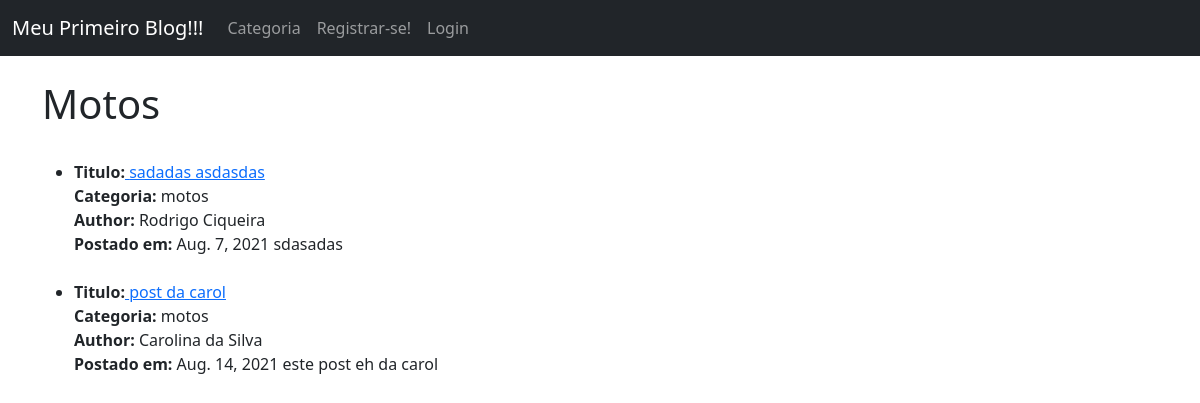
The app's page /category/motos/, older data.
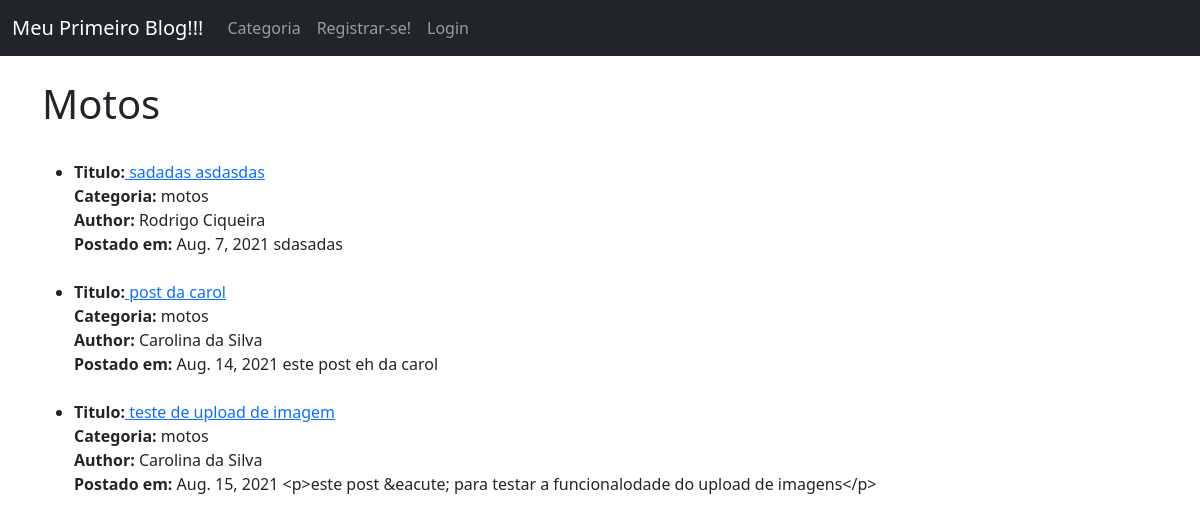
The same page, newer data.
### MeuBlog/models.py (models this page shows, shortened)
class Post(models.Model):
    title = models.CharField(max_length=255)
    header_image = models.ImageField(null=True, blank=True, upload_to="images/")
    title_tag = models.CharField(max_length=255, default=" ")
    author = models.ForeignKey(User, on_delete=models.CASCADE)
    body = RichTextField(blank=True, null=True)
    post_date = models.DateField(auto_now_add=True)
    category = models.CharField(max_length=255, default='coding')
    snippet = models.CharField(max_length=255)
    likes = ManyToManyField(User, related_name='blog_posts')

### MeuBlog/views.py (the view)
# urls.py: path('category/<str:cats>/', CategoryView, name='category'),
def CategoryView(request, cats):
    category_posts = Post.objects.filter(category=cats.replace('-', ' '))
    return render(request, 'categories.html', {'cats': cats.title().replace('-', ' '), 'category_posts':category_posts})

### MeuBlog/templates/categories.html (shortened to what this page needs)
{% extends 'base.html' %}
{% block content %}
{%  if category_posts %}
    <h1>{{ cats }}</h1>
    <ul>
        {% for post in category_posts %}
            <br>
            <li><strong>Titulo:</strong><a href="{% url 'article-detail' post.pk %}">
                {{ post.title }}</a>
                <br> <strong>Categoria:</strong> {{ post.category }}
                <br> <strong>Author:</strong> {{ post.author.first_name }} {{ post.author.last_name }}
                <br> <strong>Postado em:</strong> {{ post.post_date }}
            {{ post.body }}<br>
            </li>
        {% endfor%}
        </ul>
        {% else %}
            <h4>Deslcupa mas esta categoria não existe!</h4>
        {% endif %}
{% endblock %}

Row changes from the older to the newer data that the page shows:
added Post: title "teste de upload de imagem", category "motos", author.first_name "Carolina", author.last_name "da Silva", post_date "Aug. 15, 2021", body "<p>este post &eacute; para testar a funcionalodade do upload de imagens</p>"
